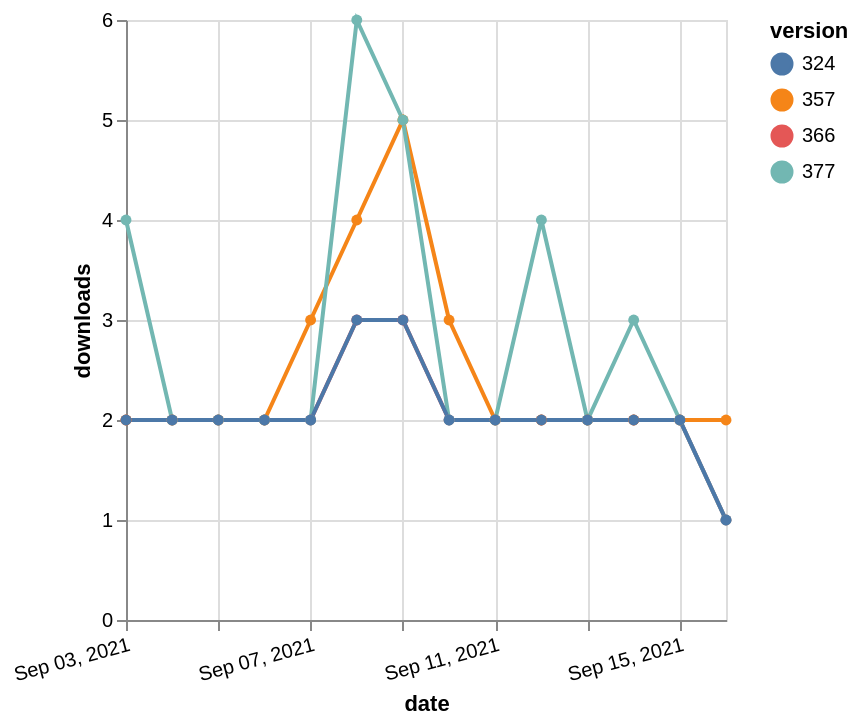

Vega-Lite specification stored for this chart:
### Vega-Lite specification from a JSON file in a GitHub repository (floating-point values rounded to 4 significant figures)
{"$schema": "https://vega.github.io/schema/vega-lite/v5.json", "description": "A simple bar chart with embedded data.", "data": {"values": [{"date": "2021-09-03", "total": 2297, "delta": 2, "version": "366"}, {"date": "2021-09-04", "total": 2299, "delta": 2, "version": "366"}, {"date": "2021-09-05", "total": 2301, "delta": 2, "version": "366"}, {"date": "2021-09-06", "total": 2303, "delta": 2, "version": "366"}, {"date": "2021-09-07", "total": 2305, "delta": 2, "version": "366"}, {"date": "2021-09-08", "total": 2308, "delta": 3, "version": "366"}, {"date": "2021-09-09", "total": 2311, "delta": 3, "version": "366"}, {"date": "2021-09-10", "total": 2313, "delta": 2, "version": "366"}, {"date": "2021-09-11", "total": 2315, "delta": 2, "version": "366"}, {"date": "2021-09-12", "total": 2317, "delta": 2, "version": "366"}, {"date": "2021-09-13", "total": 2319, "delta": 2, "version": "366"}, {"date": "2021-09-14", "total": 2321, "delta": 2, "version": "366"}, {"date": "2021-09-15", "total": 2323, "delta": 2, "version": "366"}, {"date": "2021-09-16", "total": 2324, "delta": 1, "version": "366"}, {"date": "2021-09-03", "total": 2845, "delta": 2, "version": "357"}, {"date": "2021-09-04", "total": 2847, "delta": 2, "version": "357"}, {"date": "2021-09-05", "total": 2849, "delta": 2, "version": "357"}, {"date": "2021-09-06", "total": 2851, "delta": 2, "version": "357"}, {"date": "2021-09-07", "total": 2854, "delta": 3, "version": "357"}, {"date": "2021-09-08", "total": 2858, "delta": 4, "version": "357"}, {"date": "2021-09-09", "total": 2863, "delta": 5, "version": "357"}, {"date": "2021-09-10", "total": 2866, "delta": 3, "version": "357"}, {"date": "2021-09-11", "total": 2868, "delta": 2, "version": "357"}, {"date": "2021-09-12", "total": 2870, "delta": 2, "version": "357"}, {"date": "2021-09-13", "total": 2872, "delta": 2, "version": "357"}, {"date": "2021-09-14", "total": 2874, "delta": 2, "version": "357"}, {"date": "2021-09-15", "total": 2876, "delta": 2, "version": "357"}, {"date": "2021-09-16", "total": 2878, "delta": 2, "version": "357"}, {"date": "2021-09-03", "total": 2100, "delta": 4, "version": "377"}, {"date": "2021-09-04", "total": 2102, "delta": 2, "version": "377"}, {"date": "2021-09-05", "total": 2104, "delta": 2, "version": "377"}, {"date": "2021-09-06", "total": 2106, "delta": 2, "version": "377"}, {"date": "2021-09-07", "total": 2108, "delta": 2, "version": "377"}, {"date": "2021-09-08", "total": 2114, "delta": 6, "version": "377"}, {"date": "2021-09-09", "total": 2119, "delta": 5, "version": "377"}, {"date": "2021-09-10", "total": 2121, "delta": 2, "version": "377"}, {"date": "2021-09-11", "total": 2123, "delta": 2, "version": "377"}, {"date": "2021-09-12", "total": 2127, "delta": 4, "version": "377"}, {"date": "2021-09-13", "total": 2129, "delta": 2, "version": "377"}, {"date": "2021-09-14", "total": 2132, "delta": 3, "version": "377"}, {"date": "2021-09-15", "total": 2134, "delta": 2, "version": "377"}, {"date": "2021-09-16", "total": 2135, "delta": 1, "version": "377"}, {"date": "2021-09-03", "total": 2558, "delta": 2, "version": "324"}, {"date": "2021-09-04", "total": 2560, "delta": 2, "version": "324"}, {"date": "2021-09-05", "total": 2562, "delta": 2, "version": "324"}, {"date": "2021-09-06", "total": 2564, "delta": 2, "version": "324"}, {"date": "2021-09-07", "total": 2566, "delta": 2, "version": "324"}, {"date": "2021-09-08", "total": 2569, "delta": 3, "version": "324"}, {"date": "2021-09-09", "total": 2572, "delta": 3, "version": "324"}, {"date": "2021-09-10", "total": 2574, "delta": 2, "version": "324"}, {"date": "2021-09-11", "total": 2576, "delta": 2, "version": "324"}, {"date": "2021-09-12", "total": 2578, "delta": 2, "version": "324"}, {"date": "2021-09-13", "total": 2580, "delta": 2, "version": "324"}, {"date": "2021-09-14", "total": 2582, "delta": 2, "version": "324"}, {"date": "2021-09-15", "total": 2584, "delta": 2, "version": "324"}, {"date": "2021-09-16", "total": 2585, "delta": 1, "version": "324"}]}, "width": "container", "mark": {"type": "line", "point": {"filled": true}}, "encoding": {"x": {"field": "date", "type": "temporal", "timeUnit": "yearmonthdate", "title": "date", "axis": {"labelAngle": -15}}, "y": {"field": "delta", "type": "quantitative", "title": "downloads"}, "color": {"field": "version", "type": "nominal"}, "tooltip": {"field": "delta"}}}
